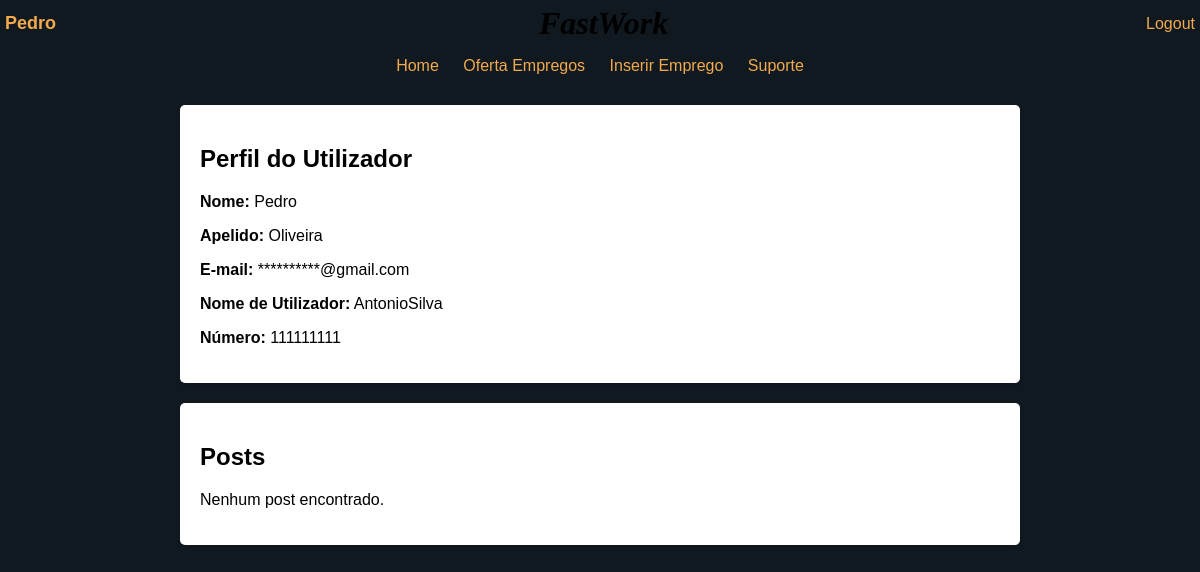
/perfil.php (signed in), run on the app's committed database.
### tables this page shows
CREATE TABLE `utilizador` (
  `id` int(11) NOT NULL,
  `nome` varchar(50) DEFAULT NULL,
  `apelido` varchar(50) DEFAULT NULL,
  `utilizador` varchar(50) DEFAULT NULL,
  `email` varchar(50) DEFAULT NULL,
  `password` varchar(50) DEFAULT NULL,
  `numero` bigint(20) DEFAULT NULL
);

### perfil.php (the view, shortened to what this page needs)
<?php
$utilizadorID = $_SESSION['utilizador'];
require_once 'db_conn.php';
$query = "SELECT nome, apelido, email, utilizador, numero FROM utilizador WHERE id = $utilizadorID";
$result = $mysqli->query($query);
if ($result->num_rows > 0) {
    $row = $result->fetch_assoc();
    $nome = $row['nome'];
    $apelido = $row['apelido'];
    $email = $row['email'];
    $nomeUtilizador = $row['utilizador'];
    $numero = $row['numero'];
} else {
    $nome = "Nome do Usuário";
    $apelido = "Apelido do Usuário";
    $email = "E-mail do Usuário";
    $nomeUtilizador = "Nome de Utilizador";
    $numero = "Número do Usuário";
}
$queryPosts = "SELECT id, titulo, empresa, tipoTrabalho, ordenado, tempo, descricao FROM post WHERE utilizador_id = $utilizadorID";
$resultPosts = $mysqli->query($queryPosts);
?>
<!DOCTYPE html>
<html>
<head>
  <link rel="stylesheet" type="text/css" href="perfil.css">
</head>
<body>
<div id="header">
    <a href="perfil.php" id="username"><?php echo $nome; ?></a>
    <h1 id="header-title">FastWork</h1>
    <a href="homepage2.php?logout=true" id="logout-btn">Logout</a>
  </div>
  <div id="navbar">
    <a href="homepage2.php">Home</a>
    <a href="empregos.php">Oferta Empregos</a>
    <a href="InserirEmprego.php">Inserir Emprego</a>
    <a href="Suporte.php">Suporte</a>
  </div>
  <div class="content">
    <h2>Perfil do Utilizador</h2>
    <p><strong>Nome:</strong> <?php echo $nome; ?></p>
    <p><strong>Apelido:</strong> <?php echo $apelido; ?></p>
    <p><strong>E-mail:</strong> <?php echo $email; ?></p>
    <p><strong>Nome de Utilizador:</strong> <?php echo $nomeUtilizador; ?></p>
    <p><strong>Número:</strong> <?php echo $numero; ?></p>
  </div>
  <div class="content">
    <h2>Posts</h2>
    <?php
    if ($resultPosts->num_rows > 0) {
        while ($rowPosts = $resultPosts->fetch_assoc()) {
            $postID = $rowPosts['id'];
            $titulo = $rowPosts['titulo'];
            $empresa = $rowPosts['empresa'];
            $tipotrabalho = $rowPosts['tipoTrabalho'];
            $ordenado = $rowPosts['ordenado'];
            $tempo = $rowPosts['tempo'];
            $descricao = $rowPosts['descricao'];
            echo "<h2>$titulo</h2>";
            echo "<p><strong>Empresa/Pessoal:</strong> $empresa</p>";
            echo "<p><strong>Tipo de trabalho:</strong> $tipotrabalho</p>";
            echo "<p><strong>Remuneração:</strong> $ordenado</p>";
            echo "<p><strong>Tempo:</strong>$tempo</p>";
            echo "<p><strong>Descrição:</strong>$descricao</p>";
            echo "<form action='eliminar_post.php' method='post'>";
            echo "<input type='hidden' name='postID' value='$postID'>";
            echo "<input type='submit' value='Eliminar Post'>";
            echo "</form>";
            echo "<hr>";
        }
    } else {
        echo "<p>Nenhum post encontrado.</p>";
    }
    ?>
  </div>
</body>
</html>

### perfil.css (style rules this page uses)
body { font-family: Arial, sans-serif; margin: 0; padding: 0; background: #101820FF url('imagens/fundohome3.jpg') no-repeat center center fixed; background-size: cover; }
#header { background-color: #333; color: #fff; padding: 20px; text-align: center; position: relative; }
h1 { color: #F2AA4CFF; font-family: "Source Serif Pro"; font-style: italic; text-align: center; }
.content { max-width: 800px; margin: 20px auto; padding: 20px; background-color: #fff; border-radius: 5px; box-shadow: 0 2px 5px rgba(0, 0, 0, 0.1); }
#header { display: flex; align-items: center; justify-content: space-between; background-color: #101820FF; color: #F2AA4CFF; padding: 5px; }
#header-title { color: rgb(0, 0, 0); font-style: italic; margin: 0; padding: 0; text-align: center; margin-left: 5px; }
#logout-btn { color: #F2AA4CFF; text-decoration: none; }
#navbar { background-color: #101820FF; padding: 10px; text-align: center; }
#navbar a { color: #F2AA4CFF; text-decoration: none; margin: 0 10px; }
#username { font-size: 18px; font-weight: bold; color: #F2AA4CFF; cursor: pointer; text-decoration: none; }

### data on the page
utilizador: nome "Pedro", apelido "Oliveira", email "**********@gmail.com", utilizador "AntonioSilva", numero "111111111"
